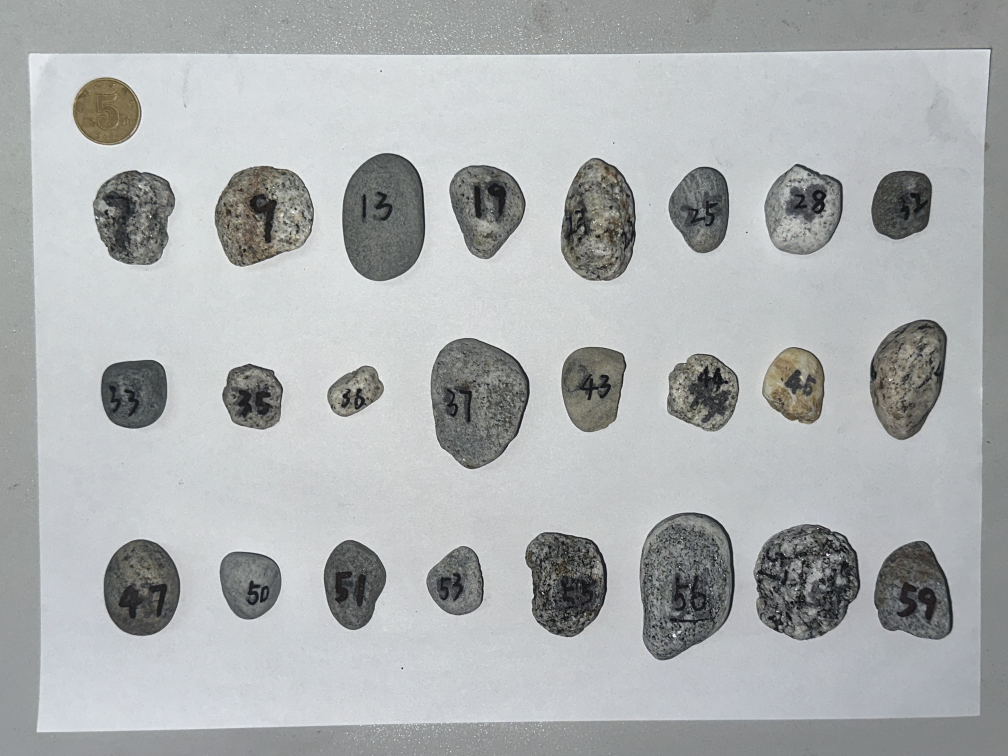
#> input picture test.jpg, 4032 x 3024 px (shown at 1/4 size)
$ python -i seg_tools.py   (imports and definitions only)
#> lines starting #> are read from the running program, lines starting #| are printed output that depends on the picture
"""
Core Tool Functions Library - Unified Version
File: core/seg_tools.py
Function: Provide shared tool functions for FastSAM and MobileSAM modules
"""

import os
import io
import json
import yaml
import hashlib
import numpy as np
import pandas as pd
import cv2
from PIL import Image, ImageFile
from typing import Tuple, Optional, Dict, Any, List, Union
import warnings

# [1 line not run here, left out]

# Allow loading truncated images
ImageFile.LOAD_TRUNCATED_IMAGES = True


# [29 lines left out: functions get_terminal_width, print_separator, not called in this run]


class ImageProcessor:
    """Image Processor - Provides image loading, conversion and preprocessing functions"""

    # [226 lines left out: functions load_image_safely, _load_with_pil, _load_with_cv2, _load_with_skimage, _load_with_binary, convert_to_rgb and 4 more, not called in this run]

    @staticmethod
    def enhance_contrast(image: np.ndarray, clip_limit: float = 2.0,
                         grid_size: Tuple[int, int] = (8, 8)) -> np.ndarray:
        """
        Enhance image contrast using CLAHE

        Args:
            image: Input image
            clip_limit: Contrast limit
            grid_size: Grid size

        Returns:
            Enhanced image
        """
#> called with clip_limit = 2, grid_size = (8, 8)
        if len(image.shape) == 3:
            # Convert to LAB color space
            lab = cv2.cvtColor(image, cv2.COLOR_RGB2LAB)
#> lab: shape (3024, 4032, 3); mean of channels 0, 1, 2 181, 127.1, 127.2

            # Split channels
            l, a, b = cv2.split(lab)
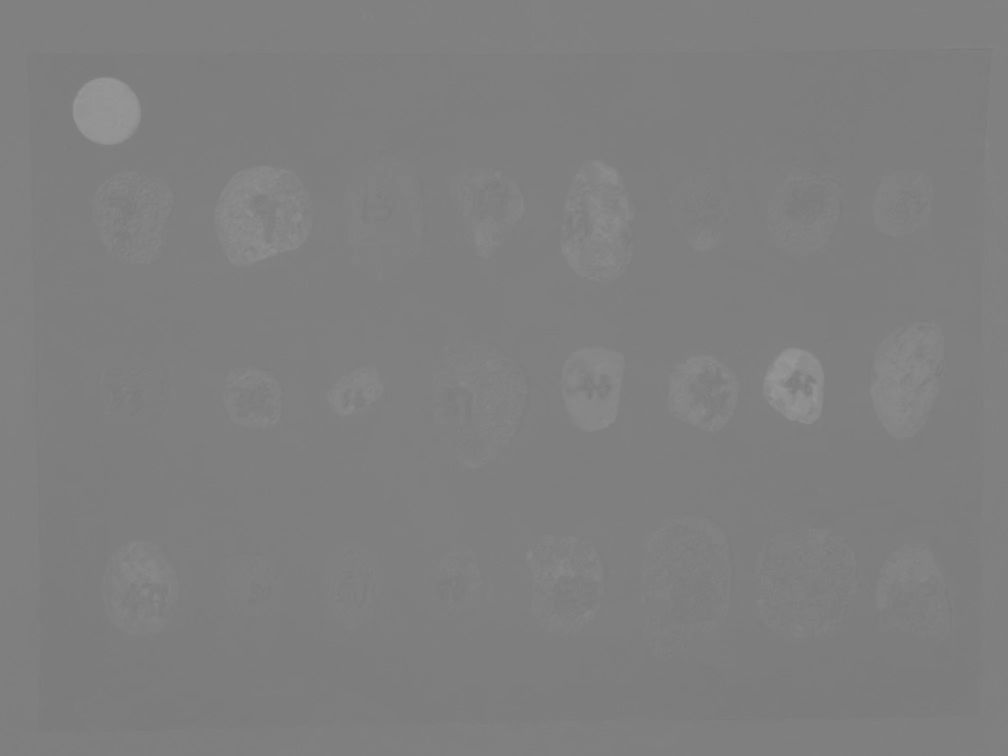
#> b: shape (3024, 4032) (shown at 1/4 size); min 119, max 153, mean 127.2

            # Apply CLAHE to L channel
            clahe = cv2.createCLAHE(clipLimit=clip_limit, tileGridSize=grid_size)
            l_clahe = clahe.apply(l)
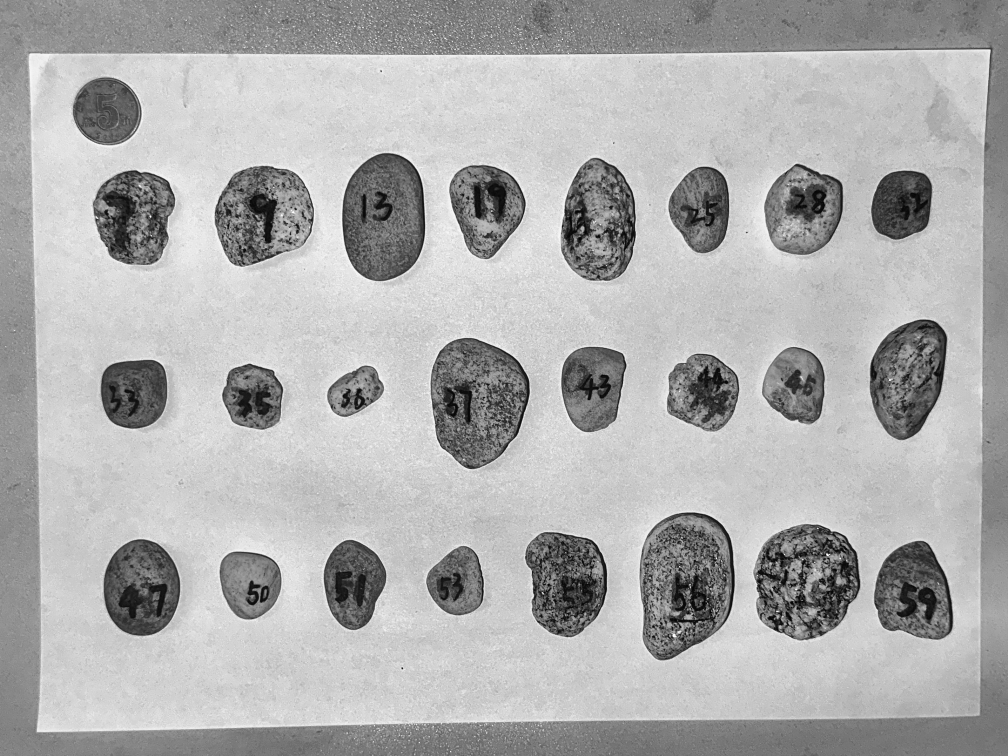
#> l_clahe: shape (3024, 4032) (shown at 1/4 size); min 0, max 255, mean 173.9

            # Merge channels
            lab_clahe = cv2.merge([l_clahe, a, b])
#> lab_clahe: shape (3024, 4032, 3); mean of channels 0, 1, 2 173.9, 127.1, 127.2

            # Convert back to RGB
            enhanced = cv2.cvtColor(lab_clahe, cv2.COLOR_LAB2RGB)

            return enhanced
        else:
            # Grayscale image
            clahe = cv2.createCLAHE(clipLimit=clip_limit, tileGridSize=grid_size)
            enhanced = clahe.apply(image)

            return enhanced


class PolygonUtils:
    """Polygon Utilities - Provides polygon calculation and processing functions"""

    # [175 lines left out: functions calculate_iou, filter_small_polygons, smart_merge_polygons, calculate_polygon_statistics, simplify_polygons, not called in this run]


class FileUtils:
    """File Utilities - Provides file read/write and path operations"""

    # [134 lines left out: functions safe_load_yaml, safe_save_yaml, safe_load_json, safe_save_json, check_file_exists, get_file_size, not called in this run]


class PerformanceMonitor:
    """Performance Monitor - Provides time and memory monitoring"""

    # [83 lines left out: functions __init__, start_timing, end_timing, increment_counter, record_memory, get_summary and 1 more, not called in this run]


# [11 lines not run here, left out]

>>> import cv2
>>> picture = cv2.cvtColor(cv2.imread('../test.jpg'), cv2.COLOR_BGR2RGB)
>>> result = ImageProcessor().enhance_contrast(picture)

$ run again, on es-tv-mc-m-teaser.png
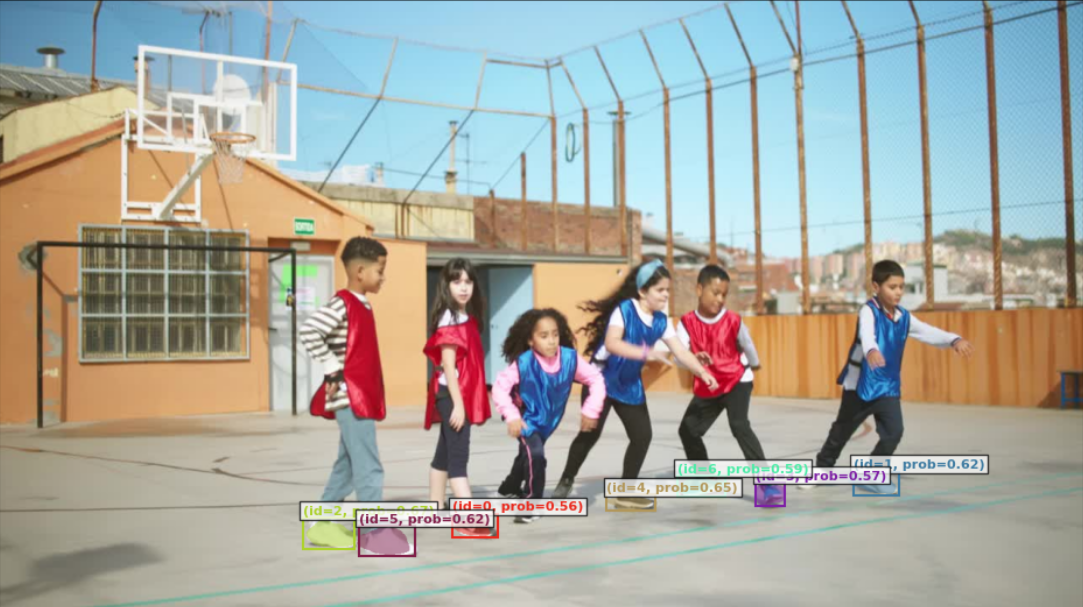
#> input picture es-tv-mc-m-teaser.png, 1083 x 607 px
#> lab: shape (607, 1083, 3); mean of channels 0, 1, 2 175.3, 127.9, 133.1
#> in enhance_contrast, `l_clahe = clahe.apply(l)`:
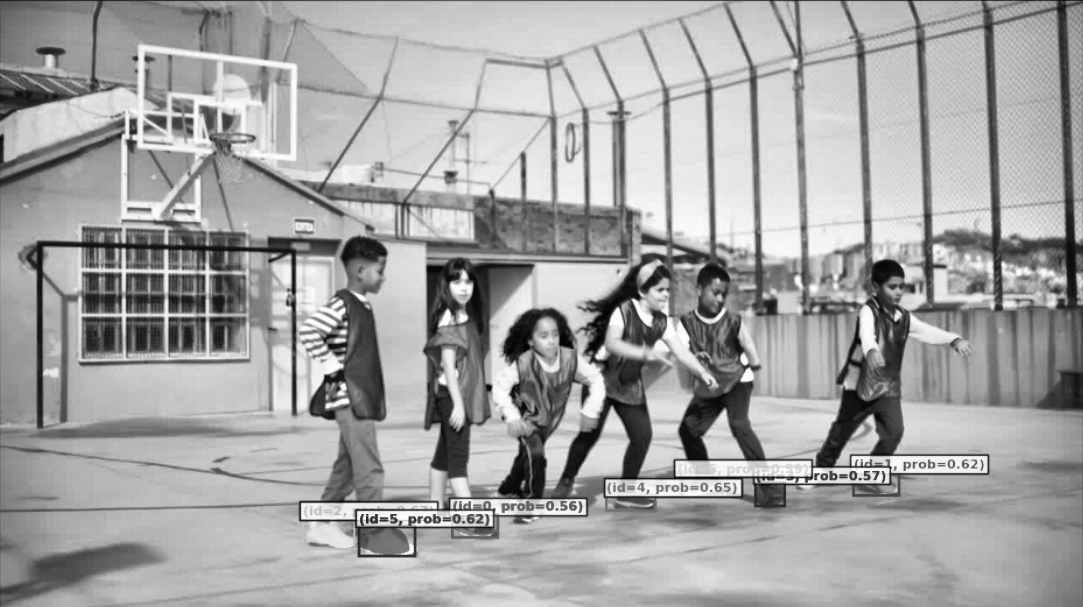
#> l_clahe: shape (607, 1083); min 2, max 255, mean 163.2
#> lab_clahe: shape (607, 1083, 3); mean of channels 0, 1, 2 163.2, 127.9, 133.1
#> in enhance_contrast, `enhanced = cv2.cvtColor(lab_clahe, cv2.COLOR_LAB2RGB)`:
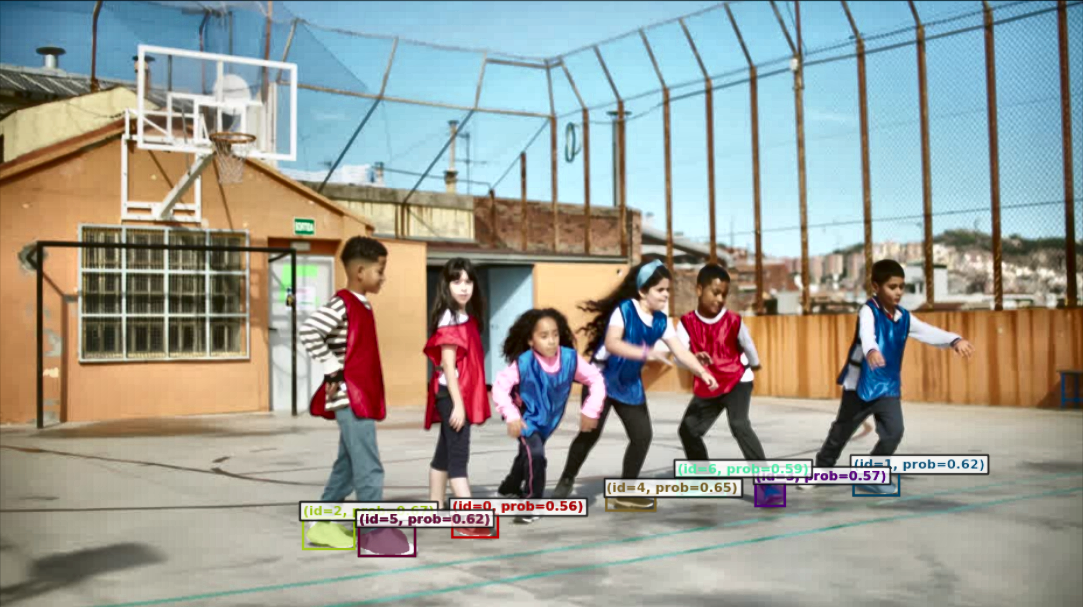
#> enhanced: shape (607, 1083, 3); mean R, G, B 154.5, 156.3, 148.4
